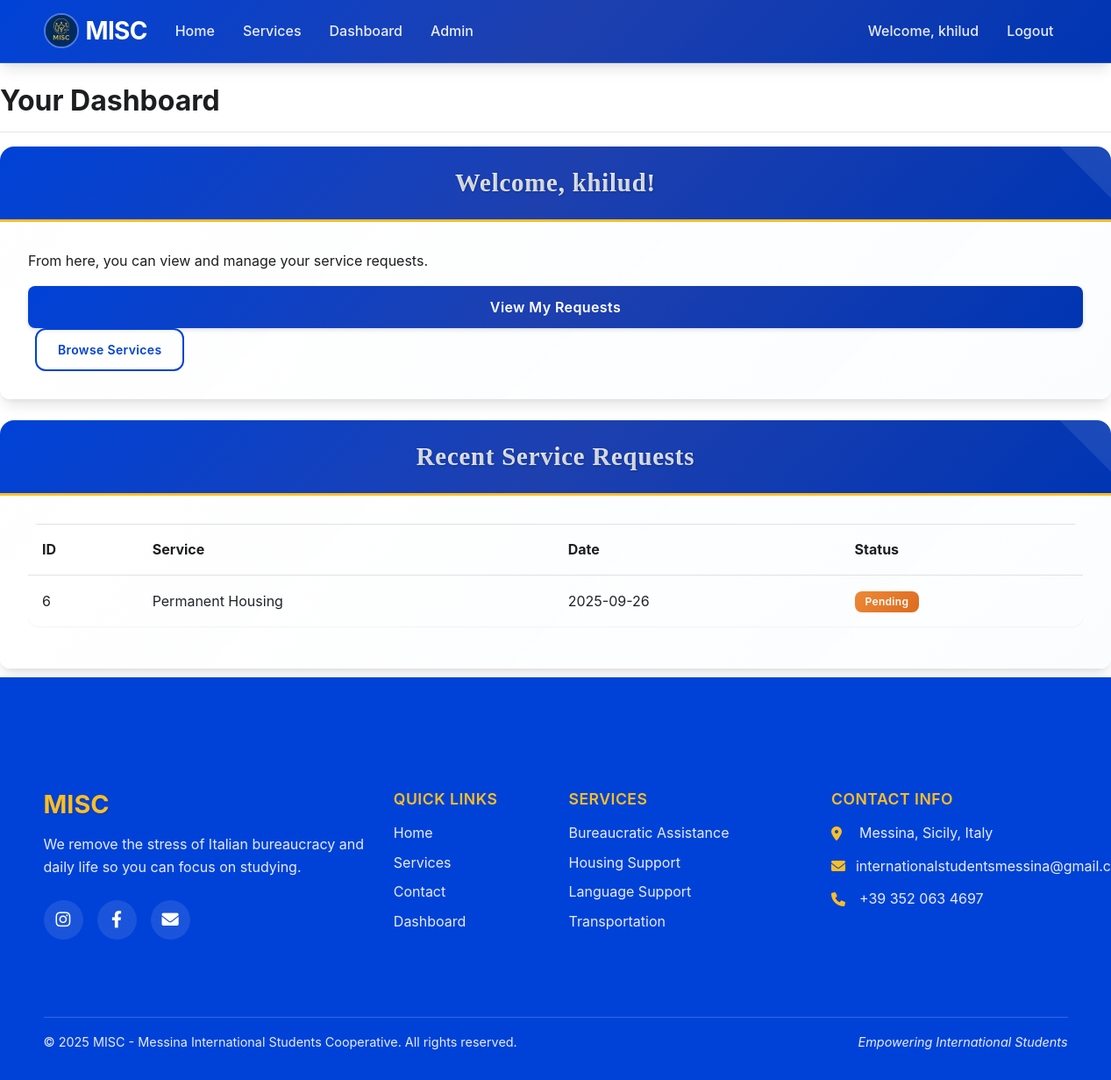
Before: /dashboard/ (signed in) with the older database file.
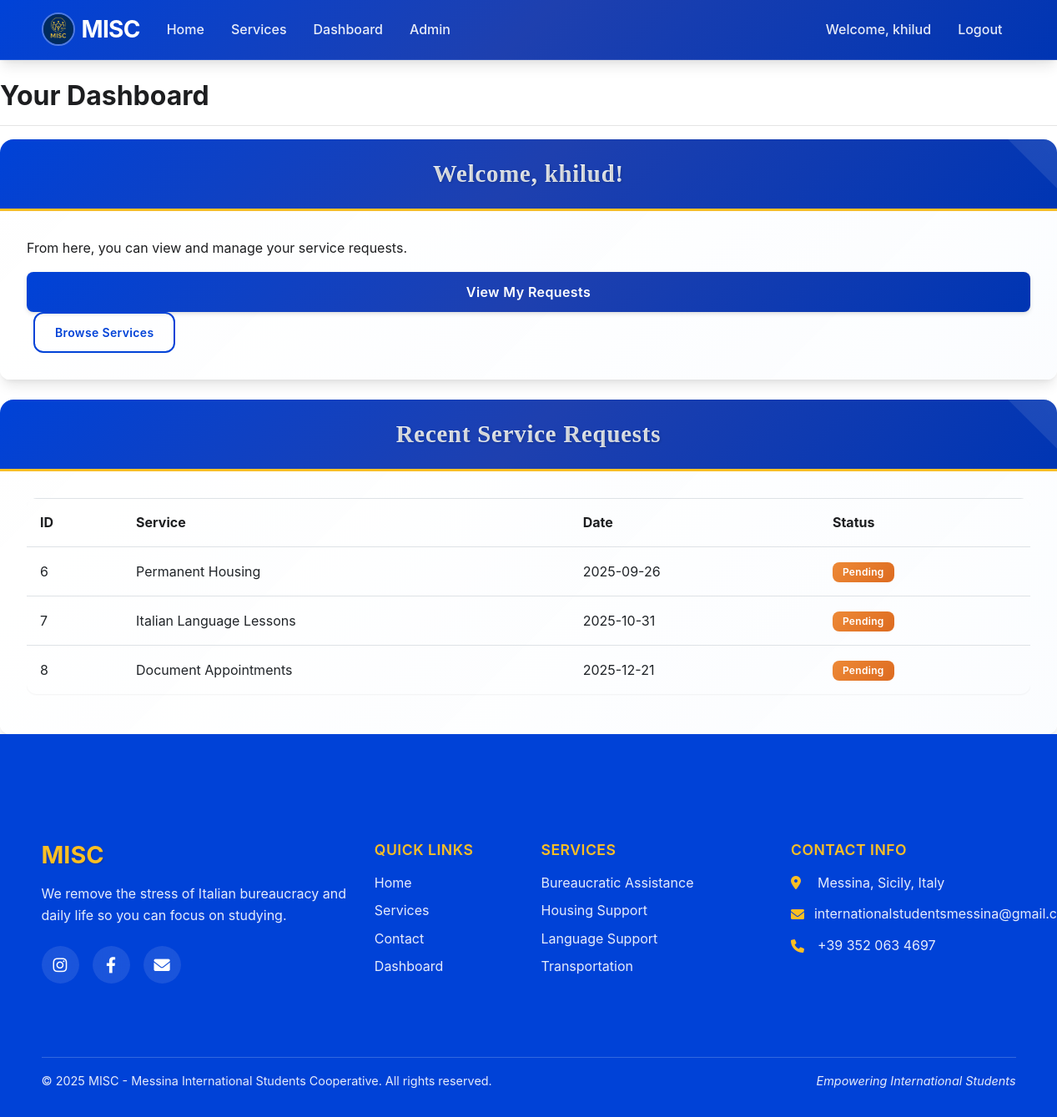
After: the same page with the newer database file.
### app/models.py (models this page shows, shortened)
class ServiceRequest(db.Model):
    id = db.Column(db.Integer, primary_key=True)
    user_id = db.Column(db.Integer, db.ForeignKey('user.id'))
    service_id = db.Column(db.Integer, db.ForeignKey('service.id'))
    status = db.Column(db.String(20), default='pending')  # pending, approved, completed, cancelled
    request_date = db.Column(db.DateTime, default=datetime.utcnow)
    completion_date = db.Column(db.DateTime, nullable=True)
    notes = db.Column(db.Text, nullable=True)

class Service(db.Model):
    id = db.Column(db.Integer, primary_key=True)
    name = db.Column(db.String(64), index=True)
    description = db.Column(db.Text)
    category = db.Column(db.String(50), nullable=False)
    subcategory = db.Column(db.String(50))
    price = db.Column(db.Float)
    is_available = db.Column(db.Boolean, default=True)
    requests = db.relationship('ServiceRequest', backref='service_type', lazy='dynamic')

### app/routes/dashboard.py (the view)
@dashboard.route('/')
@login_required
def index():
    requests = ServiceRequest.query.filter_by(user_id=current_user.id).all()
    return render_template('dashboard/index.html', requests=requests)

### app/models.py (called while the page is built)
@login_manager.user_loader
def load_user(id):
    return User.query.get(int(id))

### app/templates/dashboard/index.html (shortened to what this page needs)
{% extends "base.html" %}
{% block content %}
<div class="row">
    <div class="col-md-12">
        <h2>Your Dashboard</h2>
        <hr>
    </div>
</div>
<div class="row mb-4">
    <div class="col-md-12">
        <div class="card">
            <div class="card-header">
                <h4 class="mb-0">Welcome, {{ current_user.username }}!</h4>
            </div>
            <div class="card-body">
                <p>From here, you can view and manage your service requests.</p>
                <a href="{{ url_for('dashboard.requests') }}" class="btn btn-primary">View My Requests</a>
                <a href="{{ url_for('service.index') }}" class="btn btn-outline-primary ml-2">Browse Services</a>
            </div>
        </div>
    </div>
</div>
<div class="row">
    <div class="col-md-12">
        <div class="card">
            <div class="card-header">
                <h4 class="mb-0">Recent Service Requests</h4>
            </div>
            <div class="card-body">
                {% if requests %}
                <div class="table-responsive">
                    <table class="table table-hover">
                        <thead>
                            <tr>
                                <th>ID</th>
                                <th>Service</th>
                                <th>Date</th>
                                <th>Status</th>
                            </tr>
                        </thead>
                        <tbody>
                            {% for request in requests[:5] %}
                            <tr>
                                <td>{{ request.id }}</td>
                                <td>{{ request.service_type.name }}</td>
                                <td>{{ request.request_date.strftime('%Y-%m-%d') }}</td>
                                <td>
                                    {% if request.status == 'pending' %}
                                    <span class="badge badge-warning">Pending</span>
                                    {% elif request.status == 'approved' %}
                                    <span class="badge badge-primary">Approved</span>
                                    {% elif request.status == 'completed' %}
                                    <span class="badge badge-success">Completed</span>
                                    {% elif request.status == 'cancelled' %}
                                    <span class="badge badge-danger">Cancelled</span>
                                    {% endif %}
                                </td>
                            </tr>
                            {% endfor %}
                        </tbody>
                    </table>
                </div>
                {% else %}
                <div class="alert alert-info">You have no service requests yet.</div>
                {% endif %}
            </div>
        </div>
    </div>
</div>
{% endblock %}

Changed rows visible on the page:
added ServiceRequest: id "7", service_type.name "Italian Language Lessons", request_date "2025-10-31", status "Pending"
added ServiceRequest: id "8", service_type.name "Document Appointments", request_date "2025-12-21", status "Pending"
